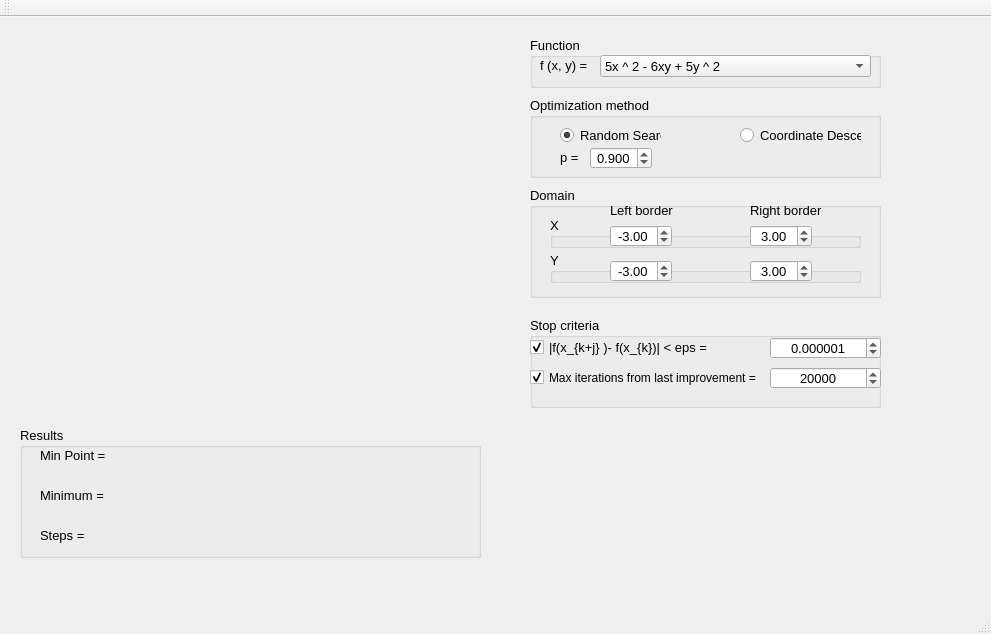
<?xml version="1.0" encoding="UTF-8"?>
<ui version="4.0">
 <class>MainWindow</class>
 <widget class="QMainWindow" name="MainWindow">
  <property name="geometry">
   <rect>
    <x>0</x>
    <y>0</y>
    <width>991</width>
    <height>634</height>
   </rect>
  </property>
  <property name="minimumSize">
   <size>
    <width>991</width>
    <height>634</height>
   </size>
  </property>
  <property name="maximumSize">
   <size>
    <width>991</width>
    <height>634</height>
   </size>
  </property>
  <property name="font">
   <font>
    <family>Arial</family>
    <pointsize>10</pointsize>
   </font>
  </property>
  <property name="windowTitle">
   <string>Optimization</string>
  </property>
  <widget class="QWidget" name="centralWidget">
   <widget class="QWidget" name="gridLayoutWidget">
    <property name="geometry">
     <rect>
      <x>20</x>
      <y>20</y>
      <width>461</width>
      <height>371</height>
     </rect>
    </property>
    <layout class="QGridLayout" name="Graph"/>
   </widget>
   <widget class="QGroupBox" name="functionBox">
    <property name="geometry">
     <rect>
      <x>530</x>
      <y>20</y>
      <width>351</width>
      <height>51</height>
     </rect>
    </property>
    <property name="title">
     <string>Function</string>
    </property>
    <widget class="QComboBox" name="funcBox">
     <property name="geometry">
      <rect>
       <x>70</x>
       <y>18</y>
       <width>271</width>
       <height>22</height>
      </rect>
     </property>
     <property name="currentText">
      <string>5x ^ 2 - 6xy + 5y ^ 2</string>
     </property>
     <property name="currentIndex">
      <number>0</number>
     </property>
     <property name="maxVisibleItems">
      <number>3</number>
     </property>
     <property name="maxCount">
      <number>3</number>
     </property>
     <property name="frame">
      <bool>true</bool>
     </property>
     <item>
      <property name="text">
       <string>5x ^ 2 - 6xy + 5y ^ 2</string>
      </property>
     </item>
     <item>
      <property name="text">
       <string>(1 - x)^2 + 100(y - x^2)^2</string>
      </property>
     </item>
    </widget>
    <widget class="QLabel" name="fLable">
     <property name="geometry">
      <rect>
       <x>10</x>
       <y>18</y>
       <width>51</width>
       <height>20</height>
      </rect>
     </property>
     <property name="font">
      <font>
       <family>Arial</family>
       <pointsize>10</pointsize>
      </font>
     </property>
     <property name="text">
      <string>f (x, y) = </string>
     </property>
    </widget>
   </widget>
   <widget class="QGroupBox" name="methodBox">
    <property name="geometry">
     <rect>
      <x>530</x>
      <y>80</y>
      <width>351</width>
      <height>81</height>
     </rect>
    </property>
    <property name="title">
     <string>Optimization method</string>
    </property>
    <widget class="QRadioButton" name="randomSearchButton">
     <property name="geometry">
      <rect>
       <x>30</x>
       <y>30</y>
       <width>101</width>
       <height>17</height>
      </rect>
     </property>
     <property name="text">
      <string>Random Search</string>
     </property>
     <property name="checked">
      <bool>true</bool>
     </property>
    </widget>
    <widget class="QRadioButton" name="coordinateDescentButton">
     <property name="geometry">
      <rect>
       <x>210</x>
       <y>30</y>
       <width>121</width>
       <height>17</height>
      </rect>
     </property>
     <property name="text">
      <string>Coordinate Descent</string>
     </property>
    </widget>
    <widget class="QLabel" name="label_3">
     <property name="geometry">
      <rect>
       <x>30</x>
       <y>52</y>
       <width>21</width>
       <height>16</height>
      </rect>
     </property>
     <property name="text">
      <string>p =</string>
     </property>
    </widget>
    <widget class="QDoubleSpinBox" name="probSpin">
     <property name="geometry">
      <rect>
       <x>60</x>
       <y>50</y>
       <width>62</width>
       <height>22</height>
      </rect>
     </property>
     <property name="alignment">
      <set>Qt::AlignCenter</set>
     </property>
     <property name="decimals">
      <number>3</number>
     </property>
     <property name="minimum">
      <double>0.000000000000000</double>
     </property>
     <property name="maximum">
      <double>1.000000000000000</double>
     </property>
     <property name="singleStep">
      <double>0.100000000000000</double>
     </property>
     <property name="value">
      <double>0.900000000000000</double>
     </property>
    </widget>
   </widget>
   <widget class="QGroupBox" name="borderBox">
    <property name="geometry">
     <rect>
      <x>530</x>
      <y>170</y>
      <width>351</width>
      <height>111</height>
     </rect>
    </property>
    <property name="title">
     <string>Domain</string>
    </property>
    <widget class="QLabel" name="LeftBorder">
     <property name="geometry">
      <rect>
       <x>80</x>
       <y>15</y>
       <width>71</width>
       <height>16</height>
      </rect>
     </property>
     <property name="text">
      <string>Left border</string>
     </property>
    </widget>
    <widget class="QLabel" name="RightBorder">
     <property name="geometry">
      <rect>
       <x>220</x>
       <y>15</y>
       <width>81</width>
       <height>16</height>
      </rect>
     </property>
     <property name="text">
      <string>Right border</string>
     </property>
    </widget>
    <widget class="QGroupBox" name="xBox">
     <property name="geometry">
      <rect>
       <x>20</x>
       <y>30</y>
       <width>311</width>
       <height>31</height>
      </rect>
     </property>
     <property name="title">
      <string>X</string>
     </property>
     <widget class="QDoubleSpinBox" name="firstLeftSpin">
      <property name="geometry">
       <rect>
        <x>60</x>
        <y>8</y>
        <width>62</width>
        <height>22</height>
       </rect>
      </property>
      <property name="alignment">
       <set>Qt::AlignCenter</set>
      </property>
      <property name="minimum">
       <double>-100.000000000000000</double>
      </property>
      <property name="maximum">
       <double>100.000000000000000</double>
      </property>
      <property name="value">
       <double>-3.000000000000000</double>
      </property>
     </widget>
     <widget class="QDoubleSpinBox" name="firstRightSpin">
      <property name="geometry">
       <rect>
        <x>200</x>
        <y>8</y>
        <width>62</width>
        <height>22</height>
       </rect>
      </property>
      <property name="alignment">
       <set>Qt::AlignCenter</set>
      </property>
      <property name="minimum">
       <double>-100.000000000000000</double>
      </property>
      <property name="maximum">
       <double>100.000000000000000</double>
      </property>
      <property name="value">
       <double>3.000000000000000</double>
      </property>
     </widget>
    </widget>
    <widget class="QGroupBox" name="yBox">
     <property name="geometry">
      <rect>
       <x>20</x>
       <y>65</y>
       <width>311</width>
       <height>31</height>
      </rect>
     </property>
     <property name="title">
      <string>Y</string>
     </property>
     <widget class="QDoubleSpinBox" name="secondRightSpin">
      <property name="geometry">
       <rect>
        <x>200</x>
        <y>8</y>
        <width>62</width>
        <height>22</height>
       </rect>
      </property>
      <property name="alignment">
       <set>Qt::AlignCenter</set>
      </property>
      <property name="minimum">
       <double>-100.000000000000000</double>
      </property>
      <property name="maximum">
       <double>100.000000000000000</double>
      </property>
      <property name="value">
       <double>3.000000000000000</double>
      </property>
     </widget>
     <widget class="QDoubleSpinBox" name="secondLeftSpin">
      <property name="geometry">
       <rect>
        <x>60</x>
        <y>8</y>
        <width>62</width>
        <height>22</height>
       </rect>
      </property>
      <property name="alignment">
       <set>Qt::AlignCenter</set>
      </property>
      <property name="minimum">
       <double>-100.000000000000000</double>
      </property>
      <property name="maximum">
       <double>100.000000000000000</double>
      </property>
      <property name="value">
       <double>-3.000000000000000</double>
      </property>
     </widget>
    </widget>
   </widget>
   <widget class="QGroupBox" name="stopCriteriaBox">
    <property name="geometry">
     <rect>
      <x>530</x>
      <y>300</y>
      <width>351</width>
      <height>91</height>
     </rect>
    </property>
    <property name="title">
     <string>Stop criteria</string>
    </property>
    <widget class="QDoubleSpinBox" name="epsSpin">
     <property name="geometry">
      <rect>
       <x>240</x>
       <y>20</y>
       <width>111</width>
       <height>22</height>
      </rect>
     </property>
     <property name="alignment">
      <set>Qt::AlignCenter</set>
     </property>
     <property name="decimals">
      <number>6</number>
     </property>
     <property name="maximum">
      <double>1.000000000000000</double>
     </property>
     <property name="singleStep">
      <double>0.000001000000000</double>
     </property>
     <property name="value">
      <double>0.000001000000000</double>
     </property>
    </widget>
    <widget class="QSpinBox" name="iterSpin">
     <property name="geometry">
      <rect>
       <x>240</x>
       <y>50</y>
       <width>111</width>
       <height>22</height>
      </rect>
     </property>
     <property name="alignment">
      <set>Qt::AlignCenter</set>
     </property>
     <property name="minimum">
      <number>1</number>
     </property>
     <property name="maximum">
      <number>10000000</number>
     </property>
     <property name="singleStep">
      <number>100</number>
     </property>
     <property name="value">
      <number>20000</number>
     </property>
    </widget>
    <widget class="QCheckBox" name="epsCheck">
     <property name="geometry">
      <rect>
       <x>0</x>
       <y>22</y>
       <width>181</width>
       <height>17</height>
      </rect>
     </property>
     <property name="text">
      <string>|f(x_{k+j} )- f(x_{k})| &lt; eps =</string>
     </property>
     <property name="checked">
      <bool>true</bool>
     </property>
    </widget>
    <widget class="QCheckBox" name="iterCheck">
     <property name="geometry">
      <rect>
       <x>0</x>
       <y>52</y>
       <width>231</width>
       <height>17</height>
      </rect>
     </property>
     <property name="font">
      <font>
       <pointsize>9</pointsize>
      </font>
     </property>
     <property name="text">
      <string>Max iterations from last improvement =</string>
     </property>
     <property name="checked">
      <bool>true</bool>
     </property>
    </widget>
   </widget>
   <widget class="QGroupBox" name="groupBox">
    <property name="geometry">
     <rect>
      <x>20</x>
      <y>410</y>
      <width>461</width>
      <height>131</height>
     </rect>
    </property>
    <property name="title">
     <string>Results</string>
    </property>
    <widget class="QLabel" name="label">
     <property name="geometry">
      <rect>
       <x>20</x>
       <y>20</y>
       <width>81</width>
       <height>16</height>
      </rect>
     </property>
     <property name="text">
      <string>Min Point =</string>
     </property>
    </widget>
    <widget class="QLabel" name="label_2">
     <property name="geometry">
      <rect>
       <x>20</x>
       <y>60</y>
       <width>71</width>
       <height>16</height>
      </rect>
     </property>
     <property name="text">
      <string>Minimum =</string>
     </property>
    </widget>
    <widget class="QLabel" name="label_4">
     <property name="geometry">
      <rect>
       <x>20</x>
       <y>100</y>
       <width>71</width>
       <height>16</height>
      </rect>
     </property>
     <property name="text">
      <string>Steps = </string>
     </property>
    </widget>
    <widget class="QLabel" name="mpLabel">
     <property name="geometry">
      <rect>
       <x>100</x>
       <y>20</y>
       <width>341</width>
       <height>20</height>
      </rect>
     </property>
     <property name="text">
      <string/>
     </property>
    </widget>
    <widget class="QLabel" name="mLabel">
     <property name="geometry">
      <rect>
       <x>100</x>
       <y>60</y>
       <width>341</width>
       <height>20</height>
      </rect>
     </property>
     <property name="text">
      <string/>
     </property>
    </widget>
    <widget class="QLabel" name="stepsLabel">
     <property name="geometry">
      <rect>
       <x>100</x>
       <y>100</y>
       <width>331</width>
       <height>20</height>
      </rect>
     </property>
     <property name="text">
      <string/>
     </property>
    </widget>
   </widget>
  </widget>
  <widget class="QMenuBar" name="menuBar">
   <property name="geometry">
    <rect>
     <x>0</x>
     <y>0</y>
     <width>991</width>
     <height>21</height>
    </rect>
   </property>
  </widget>
  <widget class="QToolBar" name="mainToolBar">
   <attribute name="toolBarArea">
    <enum>TopToolBarArea</enum>
   </attribute>
   <attribute name="toolBarBreak">
    <bool>false</bool>
   </attribute>
  </widget>
  <widget class="QStatusBar" name="statusBar"/>
 </widget>
 <layoutdefault spacing="6" margin="11"/>
 <resources/>
 <connections/>
</ui>
